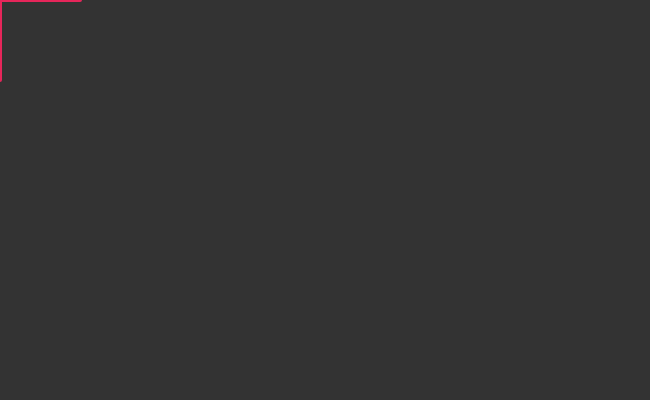
Frame 1 (no input)
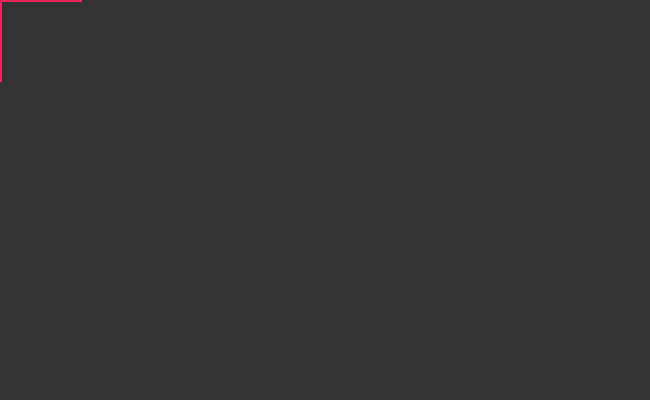
Frame 60 (no input)
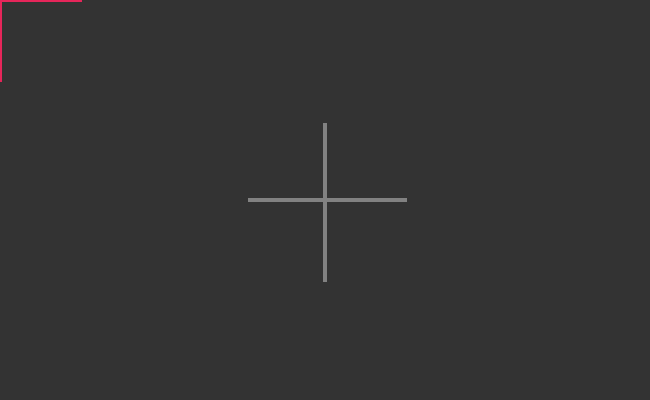
Frame 120 (the mouse pressed at the canvas centre since frame 60)

The p5.js sketch that drew these frames (run headless with seeded random() and noise() and a simulated clock; from frame 60 on, the mouse is pressed at the canvas centre):

// p5.js sketch
// ── sketch.js
function setup() {
  createCanvas(650,400);
  background(51);
  strokeWeight(4);
}

function draw() {
  if (mouseIsPressed) {
    stroke(130);
  } else {
    stroke(230, 38, 90);
  }
  line(mouseX - 75, mouseY, mouseX + 80, mouseY);
  line(mouseX, mouseY - 75, mouseX, mouseY + 80);
}
